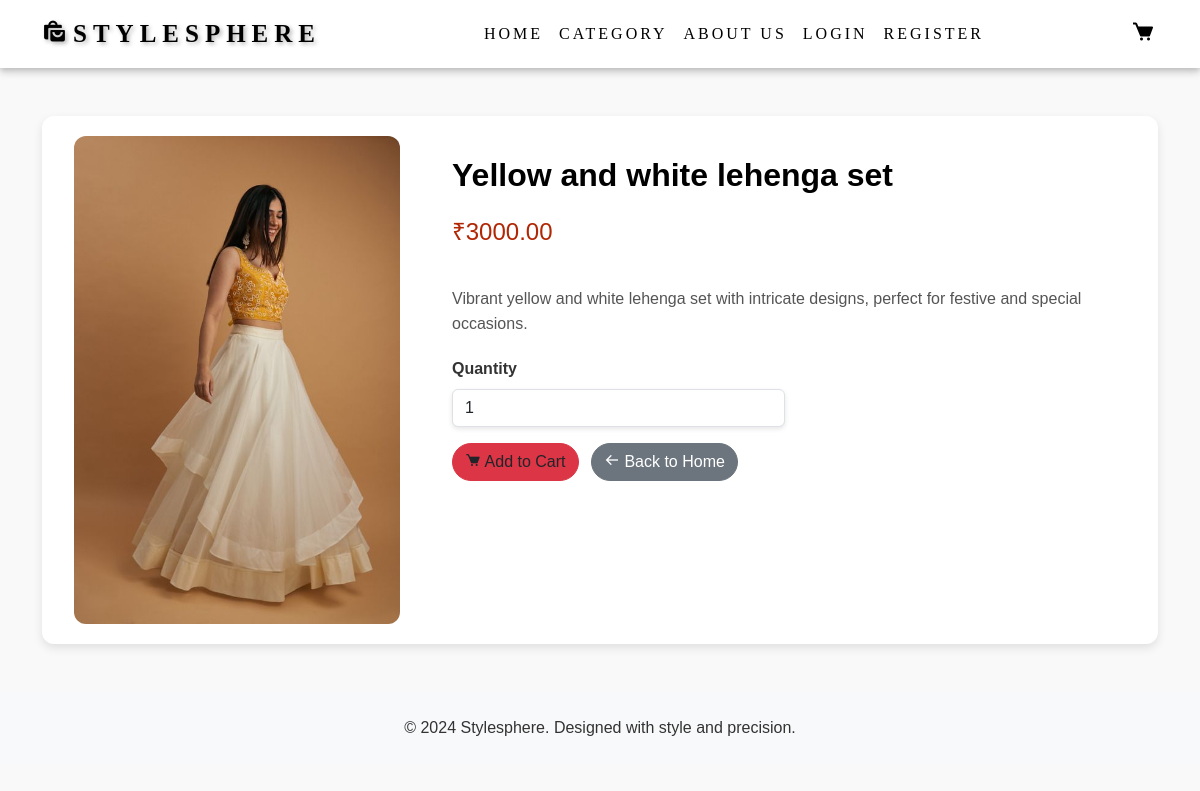
Screenshot of /viewmorepage/22 with the database file from the repository.
### styleapp/models.py (models this page shows, shortened)
class Clothes(models.Model):
    name = models.CharField(max_length=255)
    description = models.TextField()
    price = models.DecimalField(max_digits=10, decimal_places=2)
    stock = models.IntegerField(default=100)
    category = models.ForeignKey(Category, on_delete=models.CASCADE)
    image = models.ImageField(upload_to='clothes_images/')

### styleapp/views.py (the view)
# urls.py: path('viewmorepage/<int:a>',views.viewmorepage,name='viewmorepage'),
def viewmorepage(request,a):
    if request.user.is_authenticated:
        current = request.user.id
        user_det = User.objects.get(id=current)
        cloth = Clothes.objects.get(id=a)
        return render(request,"viewmore.html",{'User':user_det,'cloths':cloth})
    else:
        cloth = Clothes.objects.get(id=a)
        return render(request,"viewmore.html",{'cloths':cloth})

### templates/viewmore.html (shortened to what this page needs)
<!DOCTYPE html>
<html lang="en">
<head>
    {% load static %}
    <link href="https://cdnjs.cloudflare.com/ajax/libs/bootstrap/5.3.0/css/bootstrap.min.css" rel="stylesheet">
    <link href="https://unpkg.com/boxicons@2.1.4/css/boxicons.min.css" rel="stylesheet">
    <link rel="stylesheet" href="{% static 'css/viewmore.css' %}">
</head>
<body>
    <header style="background-color: rgb(255, 255, 255);">
        <nav class="navbar navbar-expand-lg navbar-light bg-white shadow-sm">
            <div class="container">
                <a href="{% url 'index' %}" class="navbar-brand logo" style="text-decoration: none; color: black;"><i class='bx bxs-shopping-bags' style="font-size: 25px;"></i>Stylesphere</a>
                {% if User %}
                    <div class="collapse navbar-collapse" id="navbarNav">
                        <ul class="navbar-nav mx-auto">
                            <li class="nav-item"><a href="{% url 'index' %}" class="nav-link" style="color: black;">Home</a></li>
                            <li class="nav-item"><a href="{% url 'categorypage' %}" class="nav-link" style="color: black;">Category</a></li>
                            <li class="nav-item"><a href="{% url 'about' %}" class="nav-link" style="color: black;">About Us</a></li>
                            <li class="nav-item"><a href="{% url 'logout_user' %}" class="nav-link" style="color: black;">Logout</a></li>
                        </ul>
                        <div class="d-flex">
                            <a href="#" class="nav-link" style="color: black; font-size: 1.5em;padding-right: 15px;text-decoration: none;">Welcome {{ User.first_name }}<i class="bx bxs-user"></i></a>
                            <a href="{% url 'cart_view' %}" class="nav-link" style="color: black; font-size: 1.5em;"><i class="bx bxs-cart"></i></a>
                        </div>
                    </div>
                {% else %}
                    <div class="collapse navbar-collapse" id="navbarNav">
                        <ul class="navbar-nav mx-auto">
                            <li class="nav-item"><a href="{% url 'index' %}" class="nav-link" style="color: black;">Home</a></li>
                            <li class="nav-item"><a href="{% url 'categorypage' %}" class="nav-link" style="color: black;">Category</a></li>
                            <li class="nav-item"><a href="{% url 'about' %}" class="nav-link" style="color: black;">About Us</a></li>
                            <li class="nav-item"><a href="{% url 'signin' %}" class="nav-link" style="color: black;">Login</a></li>
                            <li class="nav-item"><a href="{% url 'signup' %}" class="nav-link" style="color: black;">Register</a></li>
                        </ul>
                        <div class="d-flex">
                            <a href="{% url 'cart_view' %}" class="nav-link" style="color: black; font-size: 1.5em;"><i class="bx bxs-cart"></i></a>
                        </div>
                    </div>
                {% endif %}
            </div>
        </nav>
    </header>
    <main class="container py-5">
        <div class="row product-container">
            <div class="col-md-6 product-image">
                <img src="{{ cloths.image.url }}" alt="{{ cloths.name }}" class="img-fluid">
            </div>
            <div class="col-md-6 product-details">
                <h1 class="product-title">{{ cloths.name }}</h1>
                <p class="product-price">₹{{ cloths.price }}</p>
                <p class="product-description">{{ cloths.description }}</p>
                <form method="post" action="{% url 'add_to_cart' cloths.id %}">
                    <div class="mb-3">
                        <label for="quantity-input" class="form-label fw-bold">Quantity</label>
                        <input type="number" id="quantity-input" name="quantity" class="form-control w-50" min="1" value="1">
                    </div>
                    <button type="submit" class="btn btn-danger text-dark me-2">
                        <i class="bx bxs-cart"></i> Add to Cart
                    </button>
                    <a href="{% url 'index' %}" class="btn btn-secondary">
                        <i class="bx bx-arrow-back"></i> Back to Home
                    </a>
                </form>
            </div>
        </div>
    </main>
    <footer class="bg-light text-center py-4">
        <p class="mb-0">&copy; 2024 Stylesphere. Designed with style and precision.</p>
    </footer>
</body>
</html>

### static/css/viewmore.css (style rules this page uses)
body { font-family: 'Arial', sans-serif; color: #333; background-color: #f9f9f9; }
header { background-color: rgb(170, 23, 23); color: black; padding: 0px 0; text-align: center; font-family: 'Playfair Display', serif; letter-spacing: 3px; text-transform: uppercase; box-shadow: 0 4px 8px rgba(0, 0, 0, 0.2); }
.logo { font-family: 'Playfair Display', serif; font-size: 50px; font-weight: 700; color: black; letter-spacing: 6px; text-transform: uppercase; text-shadow: 2px 2px 4px rgba(0, 0, 0, 0.3); text-decoration: none; }
.navbar { display: flex; flex-direction: column; align-items: center; padding: 10px; background-color: rgba(0, 0, 0, 0.7); }
.product-container { background: #fff; border-radius: 12px; box-shadow: 0 4px 10px rgba(0, 0, 0, 0.1); overflow: hidden; margin: auto; display: flex; flex-wrap: wrap; padding: 20px; }
.product-image { width: 100%; max-width: 350px; height: auto; margin-right: 20px; }
.product-image img { width: 100%; height: auto; object-fit: cover; border-radius: 12px; }
.product-details { flex: 1; display: flex; flex-direction: column; padding: 20px; }
.product-title { font-size: 2em; font-weight: 600; color: #000; margin-bottom: 10px; }
.product-price { font-size: 1.5em; color: #b12704; margin-top: 10px; display: flex; align-items: center; }
.product-description { margin: 20px 0; color: #555; line-height: 1.6; }
.form-select, .form-control { border-radius: 6px; box-shadow: 0 2px 5px rgba(0, 0, 0, 0.1); }
.btn { border-radius: 25px; font-size: 1em; font-weight: 500; }

### templates/viewmore.html (style rules this page uses)
header { background-color: rgb(170, 23, 23); color: black; padding: 0px 0; text-align: center; font-family: 'Playfair Display', serif; letter-spacing: 3px; text-transform: uppercase; box-shadow: 0 4px 8px rgba(0, 0, 0, 0.2); }
.logo { font-family: 'Playfair Display', serif; font-size: 25px; font-weight: 700; color: black; letter-spacing: 6px; text-transform: uppercase; text-shadow: 2px 2px 4px rgba(0, 0, 0, 0.3); text-decoration: none; }
.navbar { display: flex; flex-direction: column; align-items: center; padding: 10px; background-color: rgba(0, 0, 0, 0.7); }

### rows the page displays
Clothes: image (picture), name "Yellow and white lehenga set", price "3000.00", description "Vibrant yellow and white lehenga set with intricate designs, perfect for festive and special occasions."
